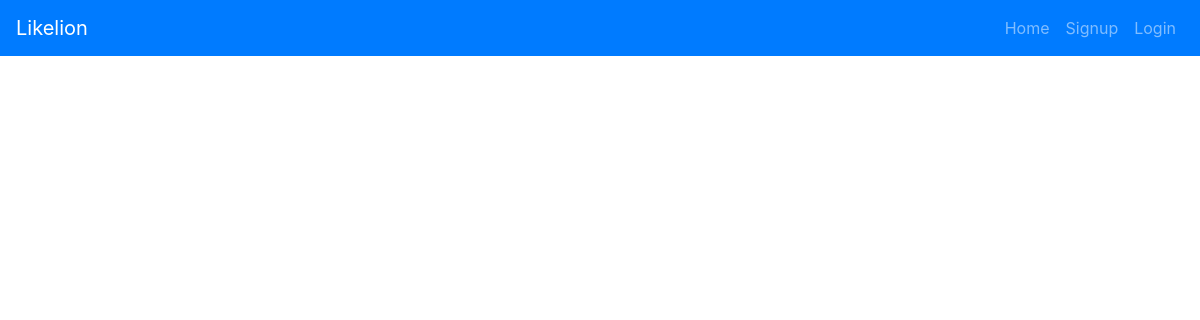
Before: / with the older database file.
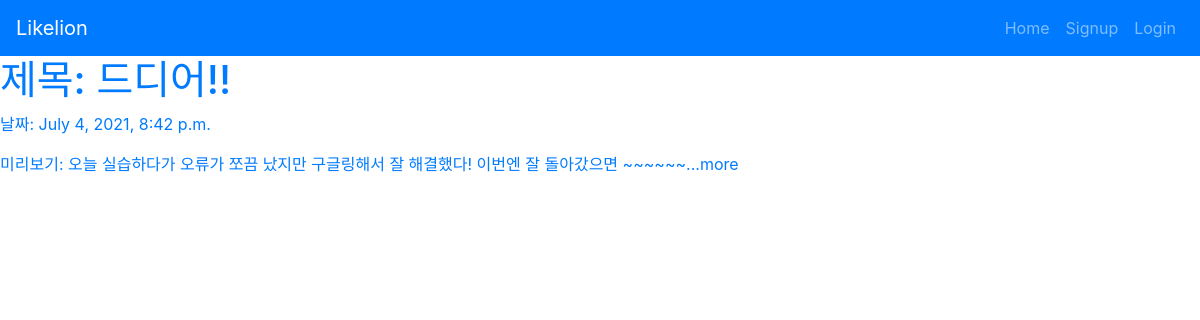
After: the same page with the newer database file.
### crudapp/models.py (models this page shows, shortened)
class crudapp(models.Model):
    title = models.CharField(max_length=200)
    pub_date = models.DateTimeField('data published')
    body = models.TextField()
    def summary(self):
        return self.body[:100]

### crudapp/views.py (the view)
# urls.py: 2. Add a URL to urlpatterns:  path('', views.home, name='home')
def home(request):
    crudapps = crudapp.objects
    return render(request, 'home.html', {'crudapps':crudapps})

### crudapp/templates/home.html
{% extends 'base.html' %}
{% block content %}
<a href="{% url 'postcreate' %}>"새 글 쓰기</a>
{% for crudapp in crudapps.all %}
    <h1>제목: {{crudapp.title}}</h1>
    <p>날짜: {{crudapp.pub_date}}</p>
    <p>미리보기: {{crudapp.summary}}<a href="{% url 'detail' crudapp.id %}">...more</a></p>
{% endfor %}
{% endblock %}

### crudproject/templates/base.html (shortened to what this page needs)
{% load bootstrap4 %}
{% bootstrap_css %}
<nav class="navbar navbar-expand-lg navbar-dark bg-primary">
    <a class="navbar-brand" href="{% url 'home' %}">Likelion</a>
    <div class="collapse navbar-collapse" id="navbarNav">
        <ul class="navbar-nav ml-auto">
            <li class="nav-item">
                <a class="nav-item nav-link" href="{% url 'home' %}">Home</span></a>
            </li>
            {% if user.is_authenticated %}
            <li class="nav-item dropdown">
                <a class="nav-link dropdown-toggle" id="navbarDropdown" role="button" data-toggle="dropdown"
                            aria-haspopup="true" aria-expanded="false">환영합니다. {{ user.username }} 님!</a>
                <div class="dropdown-menu" aria-labelledby="navbarDropdown">
                    <a class="dropdown-item" href="javascript:{document.getElementById('logout').submit()}">Logout</a>
                    <form id="logout" method="POST" action="{% url 'logout' %}">
                        {% csrf_token %} <input type="hidden" />
                    </form>
                </div>
            </li>
            {% else %}
            <li class="nav-item">
                <a class="nav-item nav-link" href="{% url 'signup' %}">Signup</a>
            </li>
            <li class="nav-item">
                <a class="nav-item nav-link" href="{% url 'login' %}">Login</a>
            </li>
            {% endif %}
        </ul>
    </div>
</nav>
{% block content %}
{% endblock %}

Changed rows visible on the page:
added crudapp: title "드디어!!", pub_date "July 4, 2021, 8:42 p.m.", summary "오늘 실습하다가 오류가 쪼끔 났지만 구글링해서 잘 해결했다! 이번엔 잘 돌아갔으면 ~~~~~~"
